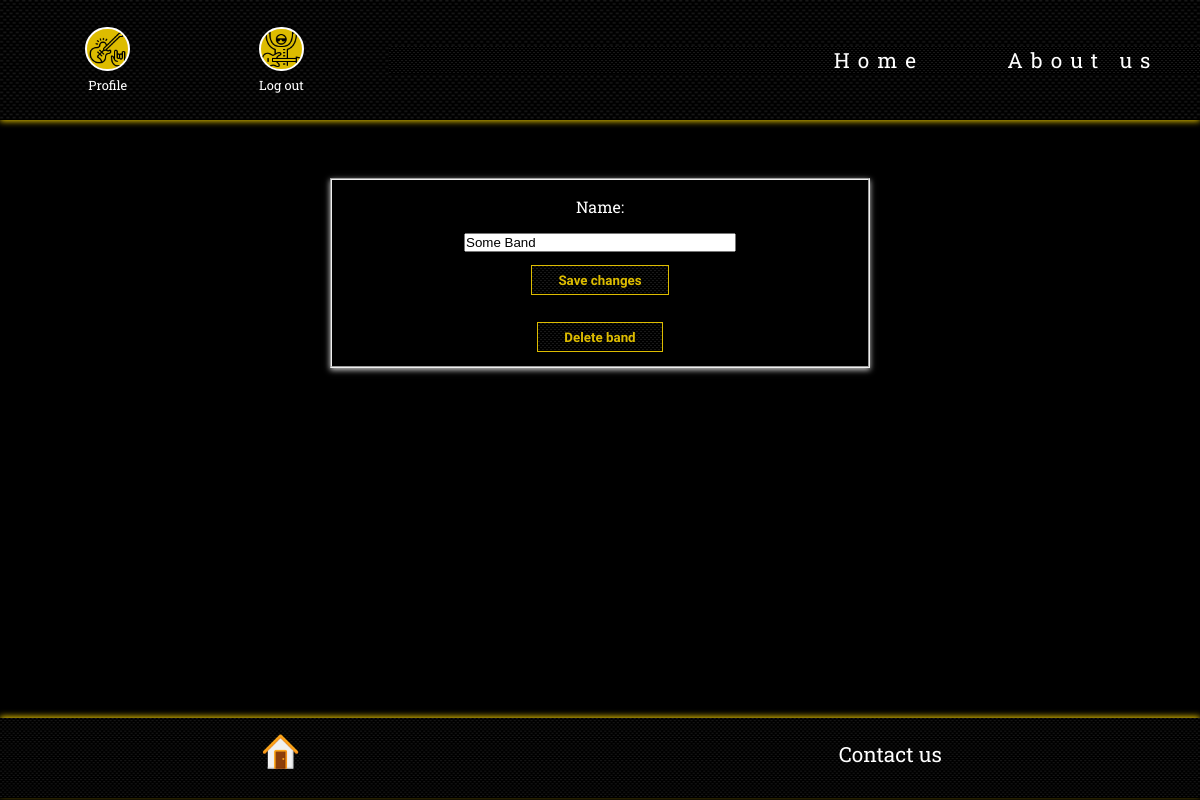
Page /?page=edit_band&id=5 (signed in) on the earlier database version.
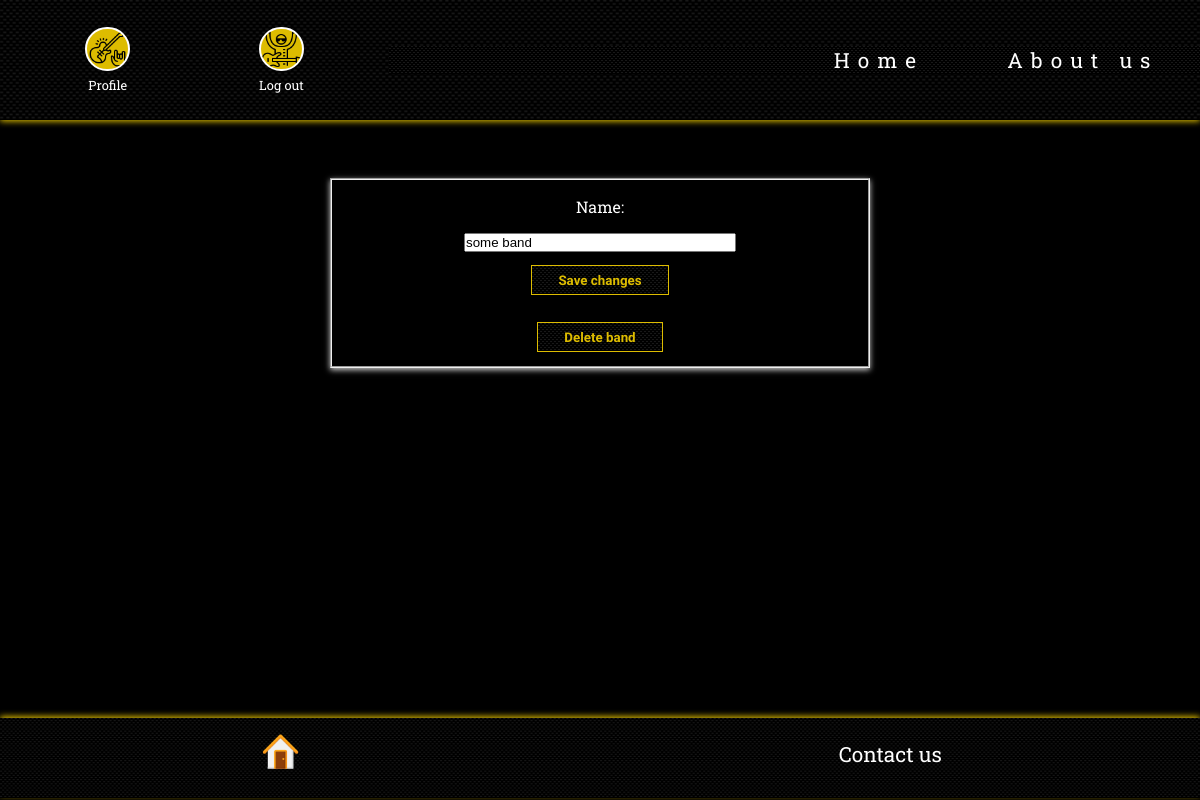
Same page on the later database version.
### tables this page shows
CREATE TABLE `bands` (
  `id` int(11) NOT NULL,
  `name` varchar(150) NOT NULL,
  `picture` text NOT NULL,
  `userId` int(11) NOT NULL
);

### SRC/controllers/edit_band_controller.php (called while the page is built, shortened)
<?php
$pdo = connect_db();
$band_id = $_GET['id'];
$bandManager = new \Models\Profile\BandsManager($pdo);
$band = $bandManager->select($band_id);
foreach($band as $b){
    $this_band = new \Models\Profile\Bands([
        'id' => $b->id,
        'name' => $b->name
    ]);
}
require realpath('SRC/views/edit_band.php');
?>

### index.php (called while the page is built, shortened)
<?php
require realpath("SRC/views/layout.php");
?>

### SRC/models/BandsManager.php (called while the page is built, shortened)
<?php
class BandsManager {
    private $pdo;
    public function __construct(\PDO $pdo){
        $this->pdo = $pdo;
    }
    public function select($band_id){
        $query = $this->pdo->prepare("SELECT * FROM bands WHERE id = :band_id");
        $query->bindValue(':band_id', $band_id);
        $query->execute();
        $results = $query->fetchAll(\PDO::FETCH_OBJ);
        return $results;
    }
}
?>

### SRC/models/Bands.php (called while the page is built, shortened)
<?php
class Bands {
    private $id,
            $name,
            $picture,
            $userId;
    public function getName(){
        return $this->name;
    }
    public function setName(string $name){
        if(empty($name) || strlen($name) > 150){
            return $this->errors[] = self::NAME_INVALID;
        }else {
            $this->name = $name;
        }
    }
}
?>

### SRC/views/forms/edit_band_form.php (the view)
<form method="post" class="form edit_band_form">
    <fieldset class="form_fieldset">
        <label for="band_name">Name:</label>
        <input type="text" id="band_name" name="band_name" value="<?=$this_band->getName()?>">
        <button class="submit" name="update">Save changes</button>
        <button class="submit" name="delete">Delete band</button>
    </fieldset>
</form>

Differences in the rows shown:
changed bands: band_name "Some Band" → "some band"
